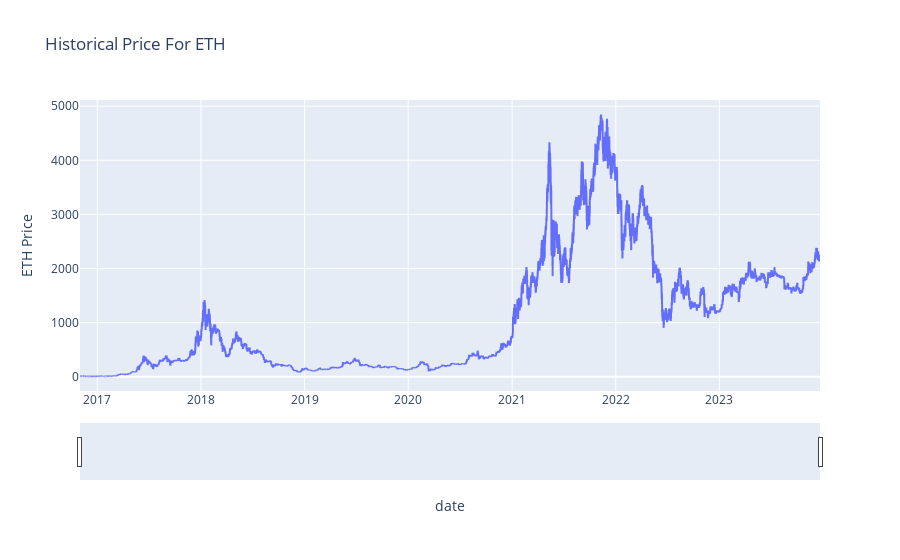

The notebook cell saved with this chart:
### Code cell
# Plot the actual returns versus the strategy returns
fig = px.line(etherum_df, y='ETH Price', title="Historical Price For ETH")
fig.update_xaxes(rangeslider_visible=True)
fig.show()

### Figure 1 — Plotly figure (JSON) as saved in the notebook; plotly's stock layout.template omitted (floating-point values rounded to 4 significant figures; data arrays with more than 128 entries replaced by an {"elided": "..."} marker saying what was removed)
{"data": [{"hovertemplate": "date=%{x}<br>ETH Price=%{y}<extra></extra>", "legendgroup": "", "line": {"color": "#636efa", "dash": "solid"}, "marker": {"symbol": "circle"}, "mode": "lines", "name": "", "showlegend": false, "type": "scattergl", "x": {"elided": "62553 str values"}, "xaxis": "x", "y": {"elided": "62553 float values"}, "yaxis": "y"}], "layout": {"legend": {"tracegroupgap": 0}, "title": {"text": "Historical Price For ETH"}, "xaxis": {"anchor": "y", "domain": [0, 1], "rangeslider": {"visible": true}, "title": {"text": "date"}}, "yaxis": {"anchor": "x", "domain": [0, 1], "title": {"text": "ETH Price"}}}}
